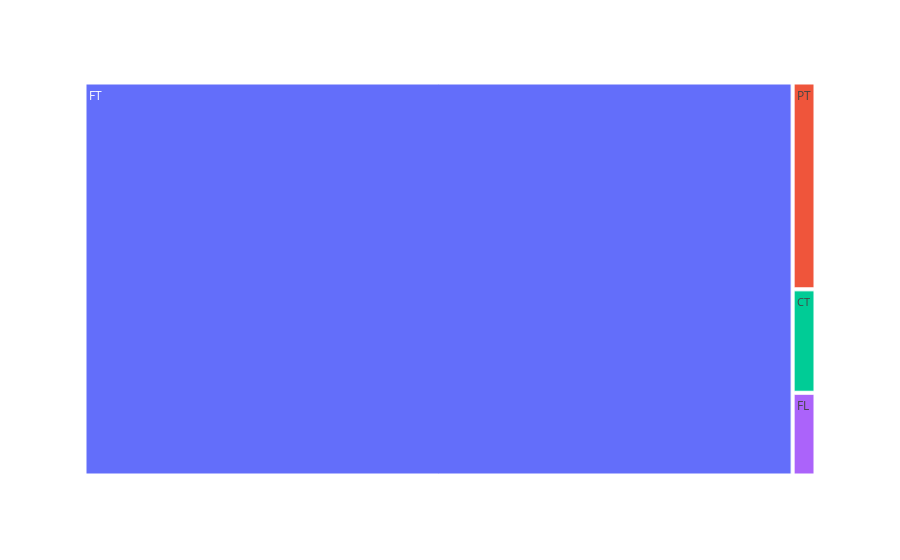

Notebook code cell kept with this figure:
### Markdown cell above
Employment type

### Code cell
px.treemap(df_salaries, path=['employment_type'])

### Figure 1 — Plotly figure (JSON) as saved in the notebook; plotly's stock layout.template omitted (floating-point values rounded to 4 significant figures)
{"data": [{"branchvalues": "total", "domain": {"x": [0.0, 1.0], "y": [0.0, 1.0]}, "hovertemplate": "labels=%{label}<br>count=%{value}<br>parent=%{parent}<br>id=%{id}<extra></extra>", "ids": ["CT", "FL", "FT", "PT"], "labels": ["CT", "FL", "FT", "PT"], "name": "", "parents": ["", "", "", ""], "values": [5, 4, 588, 10], "type": "treemap"}], "layout": {"legend": {"tracegroupgap": 0}, "margin": {"t": 60}}}
